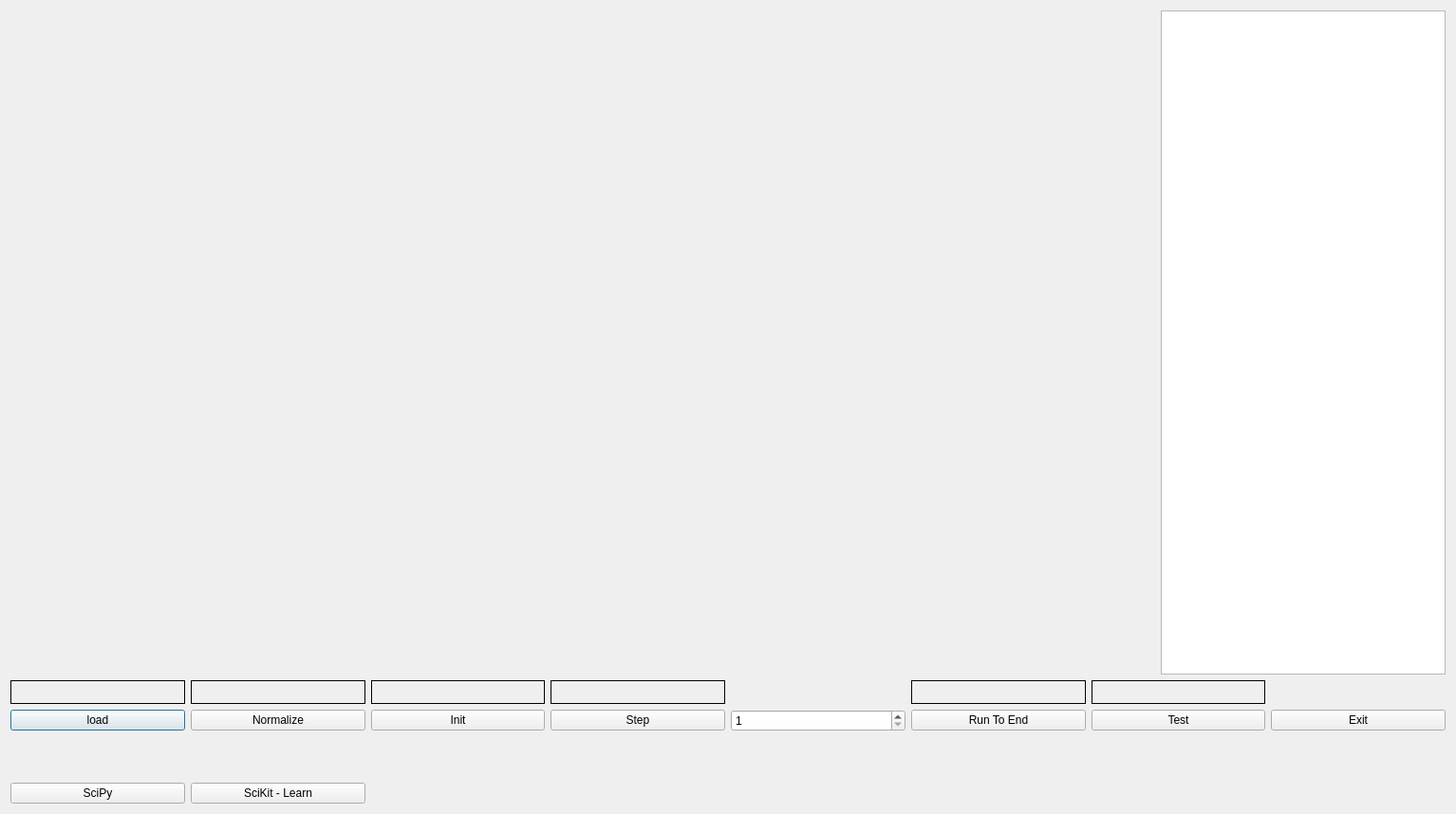
<?xml version="1.0" encoding="UTF-8"?>
<ui version="4.0">
 <class>RunningDialog</class>
 <widget class="QDialog" name="RunningDialog">
  <property name="geometry">
   <rect>
    <x>0</x>
    <y>0</y>
    <width>1532</width>
    <height>858</height>
   </rect>
  </property>
  <property name="windowTitle">
   <string>Dialog</string>
  </property>
  <layout class="QVBoxLayout" name="verticalLayout">
   <item>
    <layout class="QHBoxLayout" name="horizontalLayout">
     <item>
      <widget class="MyQtPlotContainer" name="myQtPlotContainer_left">
       <property name="sizePolicy">
        <sizepolicy hsizetype="Fixed" vsizetype="Fixed">
         <horstretch>0</horstretch>
         <verstretch>0</verstretch>
        </sizepolicy>
       </property>
       <property name="minimumSize">
        <size>
         <width>600</width>
         <height>700</height>
        </size>
       </property>
       <property name="maximumSize">
        <size>
         <width>600</width>
         <height>700</height>
        </size>
       </property>
       <property name="toolTip">
        <string>The current time</string>
       </property>
       <property name="whatsThis">
        <string>The analog clock widget displays the current time.</string>
       </property>
      </widget>
     </item>
     <item>
      <widget class="MyQtPlotContainer" name="myQtPlotContainer_right">
       <property name="sizePolicy">
        <sizepolicy hsizetype="Fixed" vsizetype="Fixed">
         <horstretch>0</horstretch>
         <verstretch>0</verstretch>
        </sizepolicy>
       </property>
       <property name="minimumSize">
        <size>
         <width>600</width>
         <height>700</height>
        </size>
       </property>
       <property name="maximumSize">
        <size>
         <width>600</width>
         <height>700</height>
        </size>
       </property>
       <property name="toolTip">
        <string>The current time</string>
       </property>
       <property name="whatsThis">
        <string>The analog clock widget displays the current time.</string>
       </property>
      </widget>
     </item>
     <item>
      <widget class="QPlainTextEdit" name="plainTextEdit_messages">
       <property name="sizePolicy">
        <sizepolicy hsizetype="Fixed" vsizetype="Fixed">
         <horstretch>0</horstretch>
         <verstretch>0</verstretch>
        </sizepolicy>
       </property>
       <property name="minimumSize">
        <size>
         <width>300</width>
         <height>700</height>
        </size>
       </property>
       <property name="maximumSize">
        <size>
         <width>300</width>
         <height>700</height>
        </size>
       </property>
       <property name="horizontalScrollBarPolicy">
        <enum>Qt::ScrollBarAsNeeded</enum>
       </property>
       <property name="lineWrapMode">
        <enum>QPlainTextEdit::NoWrap</enum>
       </property>
      </widget>
     </item>
    </layout>
   </item>
   <item>
    <layout class="QGridLayout" name="gridLayout">
     <item row="0" column="0">
      <widget class="QLabel" name="label_loadTime">
       <property name="sizePolicy">
        <sizepolicy hsizetype="Preferred" vsizetype="Fixed">
         <horstretch>0</horstretch>
         <verstretch>0</verstretch>
        </sizepolicy>
       </property>
       <property name="minimumSize">
        <size>
         <width>0</width>
         <height>25</height>
        </size>
       </property>
       <property name="styleSheet">
        <string notr="true">border-color: rgb(255, 255, 0);</string>
       </property>
       <property name="frameShape">
        <enum>QFrame::Box</enum>
       </property>
       <property name="text">
        <string/>
       </property>
      </widget>
     </item>
     <item row="0" column="1">
      <widget class="QLabel" name="label_normalizeTime">
       <property name="frameShape">
        <enum>QFrame::Box</enum>
       </property>
       <property name="text">
        <string/>
       </property>
      </widget>
     </item>
     <item row="0" column="2">
      <widget class="QLabel" name="label_initTime">
       <property name="frameShape">
        <enum>QFrame::Box</enum>
       </property>
       <property name="text">
        <string/>
       </property>
      </widget>
     </item>
     <item row="0" column="3">
      <widget class="QLabel" name="label_stepTime">
       <property name="frameShape">
        <enum>QFrame::Box</enum>
       </property>
       <property name="text">
        <string/>
       </property>
      </widget>
     </item>
     <item row="0" column="5">
      <widget class="QLabel" name="label_runToEndTime">
       <property name="frameShape">
        <enum>QFrame::Box</enum>
       </property>
       <property name="text">
        <string/>
       </property>
      </widget>
     </item>
     <item row="0" column="6">
      <widget class="QLabel" name="label_testTime">
       <property name="frameShape">
        <enum>QFrame::Box</enum>
       </property>
       <property name="text">
        <string/>
       </property>
      </widget>
     </item>
     <item row="1" column="0">
      <widget class="QPushButton" name="pushButton_load">
       <property name="text">
        <string>load</string>
       </property>
      </widget>
     </item>
     <item row="1" column="1">
      <widget class="QPushButton" name="pushButton_normalize">
       <property name="text">
        <string>Normalize</string>
       </property>
      </widget>
     </item>
     <item row="1" column="2">
      <widget class="QPushButton" name="pushButton_init">
       <property name="text">
        <string>Init</string>
       </property>
      </widget>
     </item>
     <item row="1" column="3">
      <widget class="QPushButton" name="pushButton_step">
       <property name="text">
        <string>Step</string>
       </property>
      </widget>
     </item>
     <item row="1" column="4">
      <widget class="QSpinBox" name="spinBox_numSteps">
       <property name="minimum">
        <number>1</number>
       </property>
       <property name="maximum">
        <number>1000</number>
       </property>
       <property name="singleStep">
        <number>10</number>
       </property>
       <property name="value">
        <number>1</number>
       </property>
      </widget>
     </item>
     <item row="1" column="5">
      <widget class="QPushButton" name="pushButton_runToEnd">
       <property name="text">
        <string>Run To End</string>
       </property>
      </widget>
     </item>
     <item row="1" column="6">
      <widget class="QPushButton" name="pushButton_test">
       <property name="text">
        <string>Test</string>
       </property>
      </widget>
     </item>
     <item row="1" column="7">
      <widget class="QPushButton" name="pushButton_exit">
       <property name="text">
        <string>Exit</string>
       </property>
      </widget>
     </item>
     <item row="2" column="0">
      <widget class="QLabel" name="label_scipyTime">
       <property name="text">
        <string/>
       </property>
      </widget>
     </item>
     <item row="3" column="0">
      <widget class="QPushButton" name="pushButton_scipy">
       <property name="text">
        <string>SciPy</string>
       </property>
      </widget>
     </item>
     <item row="3" column="1">
      <widget class="QPushButton" name="pushButton_scikitLearn">
       <property name="text">
        <string>SciKit - Learn</string>
       </property>
      </widget>
     </item>
     <item row="2" column="1">
      <widget class="QLabel" name="label_scikitLearnTime">
       <property name="text">
        <string/>
       </property>
      </widget>
     </item>
    </layout>
   </item>
  </layout>
 </widget>
 <customwidgets>
  <customwidget>
   <class>MyQtPlotContainer</class>
   <extends>QWidget</extends>
   <header>MyQtPlotContainer</header>
  </customwidget>
 </customwidgets>
 <resources/>
 <connections/>
</ui>
